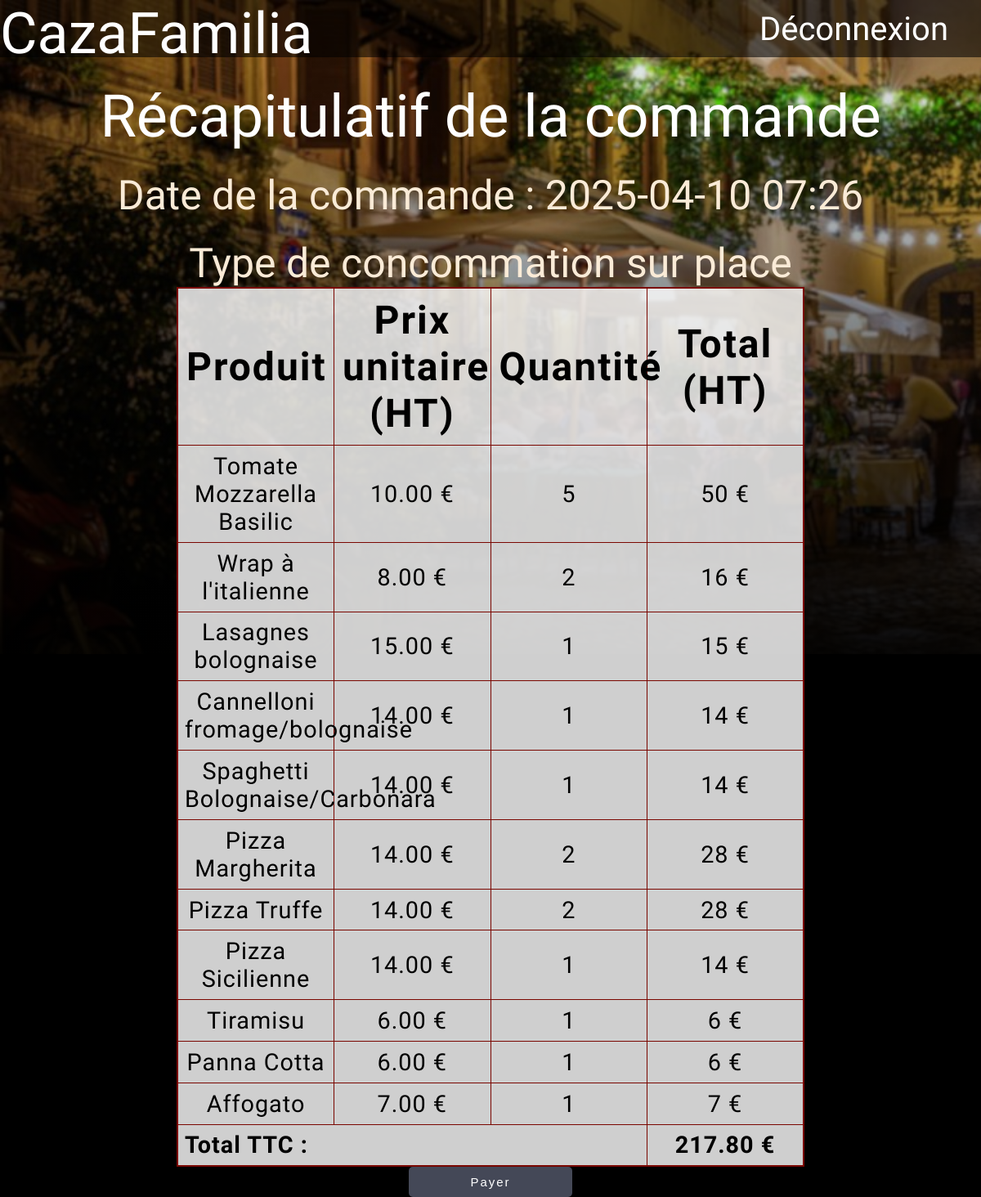
The app's page /CasaFamillia/validation.php?id_commande=4 (signed in) with its own data.
### tables this page shows
CREATE TABLE `lignecommande` (
  `id_ligne_commande` int(11) NOT NULL,
  `id_commande` int(11) NOT NULL,
  `id_produit` int(11) NOT NULL,
  `qte` int(11) NOT NULL,
  `total_ligne_ht` decimal(10,2) DEFAULT 0.00
);

CREATE TABLE `produit` (
  `id_produit` int(11) NOT NULL,
  `libelle` varchar(255) NOT NULL,
  `prix_ht` decimal(10,2) NOT NULL,
  `quantité_produit` int(11) DEFAULT NULL
);

CREATE TABLE `commande` (
  `id_commande` int(11) NOT NULL,
  `id_user` int(11) NOT NULL,
  `id_etat` int(11) NOT NULL,
  `_date` datetime NOT NULL DEFAULT current_timestamp(),
  `total_commande` decimal(10,2) DEFAULT 0.00,
  `type_conso` int(11) NOT NULL
);

### CasaFamillia/validation.php (the view, shortened to what this page needs)
<?php
include "fonction.inc.php";
$dbh = connexion();
$type_conso = isset($_GET["type_conso"]) ? $_GET["type_conso"] : '';
$id_commande = isset($_GET["id_commande"]) ? $_GET["id_commande"] : '';
$sql = 'SELECT p.libelle, p.prix_ht, l.qte, c.total_commande FROM lignecommande AS l, produit AS p, commande AS c WHERE l.id_produit = p.id_produit AND l.id_commande = c.id_commande AND c.id_commande = :id_commande;';
try {
    $sth = $dbh->prepare($sql);
    $sth->execute(
        array(
            ":id_commande" => $id_commande
        )
    );
    $rows = $sth->fetchAll(PDO::FETCH_ASSOC);
} catch (PDOException $ex) {
    die("Erreur lors de la requête SQL : " . $ex->getMessage());
}
?>
<!DOCTYPE html>
<html lang="fr">
<head>
    <link rel="stylesheet" href="style.css">
</head>
<body>
    <div class="bigcontainer">
        <div class="suite">
            <h1>Récapitulatif de la commande</h1>
            <p>Date de la commande : <?php echo date("Y-m-d H:i"); ?></p>
            <?php
            $date = "Type de concommation";
            if ($type_conso == 1) {
                echo "<p>$date   à emporter</p>";
            } else
                echo "<p>$date  sur place</p>";
            ?>
            <div class="liste">
                <table border="1">
                    <tr>
                        <th>Produit</th>
                        <th>Prix unitaire (HT)</th>
                        <th>Quantité</th>
                        <th>Total (HT)</th>
                    </tr>
                    <?php
                    foreach ($rows as $row) :
                        $prix_ttc = $row['total_commande'];
                    ?>
                        <tr>
                            <td><?php echo htmlspecialchars($row['libelle']); ?></td>
                            <td><?php echo number_format($row['prix_ht'], 2); ?> €</td>
                            <td><?php echo htmlspecialchars($row['qte']); ?></td>
                            <td><?php echo htmlspecialchars($row['prix_ht'] * $row['qte']); ?> € </td>
                        </tr>
                    <?php endforeach; ?>
                    <tr>
                        <td colspan="3" style="text-align: left;"><strong>Total TTC :</strong></td>
                        <td><strong><?php echo number_format($prix_ttc, 2); ?> €</strong></td>
                    </tr>
                </table>
            </div>
            <div class="conso">
                <a href="payement.php?id_commande=<?php echo htmlspecialchars($id_commande); ?>">
                    <input type="submit" name="submit" value="Payer" class="wave-button">
                </a>
            </div>
        </div>
    </div>
</body>
</html>

### CasaFamillia/style.css (style rules this page uses)
* { margin: 0; padding: 0; }
* a { list-style: none; text-decoration: none; color: #000; }
body { margin: 0; padding: 0; box-sizing: border-box; display: flex; justify-content: center; text-align: center; font-size: 1.5em; background-color: #000000; }
h1 { font-size: 3em; font-family: "Italianno"; color: #ffffff; }
table { table-layout: fixed; border-collapse: collapse; border: 2px solid #7a0600; font-family: "Italianno"; }
td { padding: 7.9px; }
th { letter-spacing: 2px; font-size: 3em; padding: 10px; }
td { letter-spacing: 1px; font-size: 1.8em; }
tbody td { text-align: center; }
.suite { margin-top: 100px; height: fit-content; width: 80%; position: absolute; }
.suite h1 { font-weight: lighter; }
.liste { display: flex; justify-content: center; }
.liste table { height: fit-content; width: 80%; background-color: #ffffffcf; }
.bigcontainer { height: 100vh; width: 100%; background: linear-gradient(to bottom, transparent, rgba(0, 0, 0, 0.94)), url(image/shutterstock_789017482.jpeg); background-repeat: no-repeat; background-size: cover; display: flex; justify-content: center; }
.wave-button { width: 200px; padding: 10px 20px; position: relative; display: inline-block; text-decoration: none; background-color: transparent; border: none; cursor: pointer; color: white; letter-spacing: 2px; text-align: center; background: #444857; overflow: hidden; border-radius: 5px; transition: background-color 0.4s; font-size: 15px; }
p { margin-top: 25px; color: antiquewhite; font-family: "Italianno"; font-size: 50px; }

### records on screen
lignecommande: id_produit.libelle "Tomate Mozzarella Basilic", id_produit.prix_ht "10.00", qte "5", $row['prix_ht'] * $row['qte'] "50"
lignecommande: id_produit.libelle "Wrap à l'italienne", id_produit.prix_ht "8.00", qte "2", $row['prix_ht'] * $row['qte'] "16"
lignecommande: id_produit.libelle "Lasagnes bolognaise", id_produit.prix_ht "15.00", qte "1", $row['prix_ht'] * $row['qte'] "15"
lignecommande: id_produit.libelle "Cannelloni fromage/bolognaise", id_produit.prix_ht "14.00", qte "1", $row['prix_ht'] * $row['qte'] "14"
lignecommande: id_produit.libelle "Spaghetti Bolognaise/Carbonara", id_produit.prix_ht "14.00", qte "1", $row['prix_ht'] * $row['qte'] "14"
lignecommande: id_produit.libelle "Pizza Margherita", id_produit.prix_ht "14.00", qte "2", $row['prix_ht'] * $row['qte'] "28"
lignecommande: id_produit.libelle "Pizza Truffe", id_produit.prix_ht "14.00", qte "2", $row['prix_ht'] * $row['qte'] "28"
lignecommande: id_produit.libelle "Pizza Sicilienne", id_produit.prix_ht "14.00", qte "1", $row['prix_ht'] * $row['qte'] "14"
lignecommande: id_produit.libelle "Tiramisu", id_produit.prix_ht "6.00", qte "1", $row['prix_ht'] * $row['qte'] "6"
lignecommande: id_produit.libelle "Panna Cotta", id_produit.prix_ht "6.00", qte "1", $row['prix_ht'] * $row['qte'] "6"
lignecommande: id_produit.libelle "Affogato", id_produit.prix_ht "7.00", qte "1", $row['prix_ht'] * $row['qte'] "7"
commande: total_commande "217.80"

### other values on screen
$texte "Déconnexion"
$date "Type de concommation"
